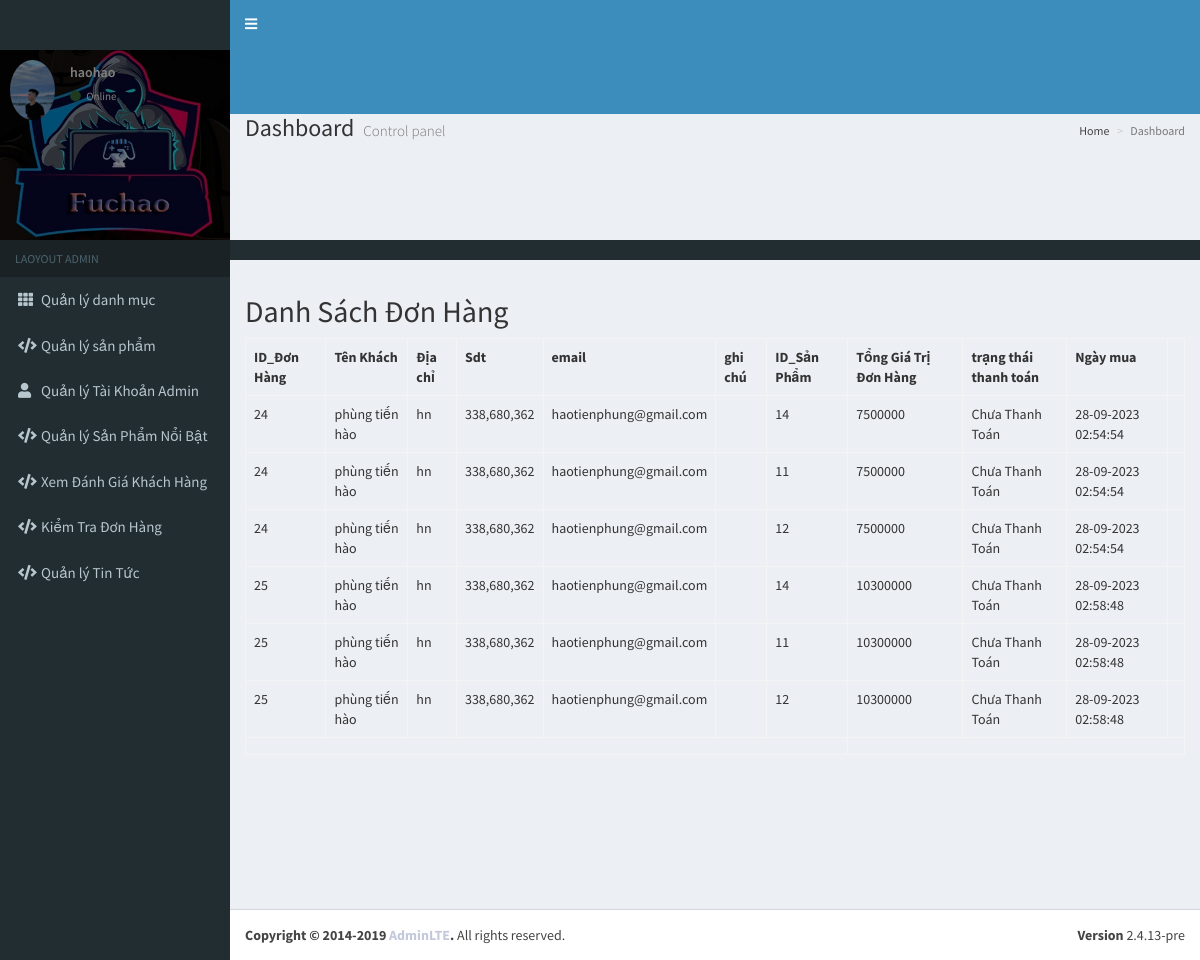
The page /Backend/index.php?controller=order&action=index (signed in) on the database its author committed.
### tables this page shows
CREATE TABLE `order_details` (
  `order_id` int(11) DEFAULT NULL,
  `product_id` int(150) DEFAULT NULL,
  `quantity` int(11) DEFAULT NULL
);

CREATE TABLE `orders` (
  `id` int(11) NOT NULL,
  `user_id` int(11) DEFAULT NULL,
  `fullname` varchar(255) DEFAULT NULL,
  `address` varchar(255) DEFAULT NULL,
  `mobile` int(11) DEFAULT NULL,
  `email` varchar(255) DEFAULT NULL,
  `note` text DEFAULT NULL,
  `price_total` int(11) DEFAULT NULL,
  `payment_status` tinyint(2) DEFAULT NULL,
  `created_at` timestamp NOT NULL DEFAULT current_timestamp(),
  `updated_at` datetime DEFAULT NULL
);

### Backend/controllers/Controller.php (called while the page is built, shortened)
<?php
class Controller
{
    public function render($file, $variables = []) {
        extract($variables);
        require $file;
        $render_view = ob_get_clean();
        return $render_view;
    }
}

### Backend/controllers/OrderController.php (called while the page is built, shortened)
<?php
require_once 'controllers/Controller.php';
require_once 'models/order.php';
class OrderController extends Controller
{
    public function index(){
        $order_model = new Order();
        $order = $order_model->getAll();
        $this->content = $this->render('views/order/index.php',[
            'order'=>$order,
        ]);
        require_once 'views/layouts/main.php';
    }
}

### Backend/index.php (called while the page is built, shortened)
<?php
$action = isset($_GET['action']) ? $_GET['action'] : 'index';
$object = new $controller();
$object->$action();
?>

### Backend/Models/Model.php (called while the page is built, shortened)
<?php
class Model {
    public function __construct() {
        try {
            $this->connection = new PDO(Database::DB_DSN, Database::DB_USERNAME, Database::DB_PASSWORD);
        } catch (PDOException $e) {
            die("Kết nối CSDL theo PDO thất bại: " . $e->getMessage());
        }
    }
}

### Backend/Models/order.php (called while the page is built, shortened)
<?php
require_once 'models/Model.php';
class Order extends Model
{
    public function getAll(){
        $obj_select = $this->connection
            ->prepare("SELECT * FROM orders JOIN order_details ORDER BY created_at ASC ");
        $arr_select = [];
        $obj_select->execute($arr_select);
        $order = $obj_select->fetchAll(PDO::FETCH_ASSOC);
        return $order;
    }
}

### Backend/helpers/Helper.php (called while the page is built, shortened)
<?php
class Helper
{
    public static function getpaymentStatusText($status = 0) {
        $status_text = '';
        switch ($status) {
            case self::STATUS_DISABLED:
                $status_text = self::STATUS_DISABLE_TEXT;
                break;
        }
        return $status_text;
    }
}

### Backend/views/order/index.php (the view, shortened to what this page needs)
<?php
require_once 'helpers/Helper.php';
?>
<h2>Danh Sách Đơn Hàng</h2>
<table class="table table-bordered">
    <tr>
        <th>ID_Đơn Hàng</th>
        <th>Tên Khách</th>
        <th>Địa chỉ</th>
        <th>Sdt</th>
        <th>email</th>
        <th>ghi chú</th>
        <th>ID_Sản Phẩm</th>
        <th>Tổng Giá Trị Đơn Hàng</th>
        <th>trạng thái thanh toán</th>
        <th>Ngày mua</th>
        <th></th>
    </tr>
    <?php if (!empty($order)): ?>
        <?php foreach ($order as $order): ?>
            <tr>
                <td><?php echo $order['id'] ?></td>
                <td><?php echo $order['fullname'] ?></td>
                <td><?php echo $order['address'] ?></td>
                <td><?php echo number_format($order['mobile']) ?></td>
                <td><?php echo $order['email'] ?></td>
                <td><?php echo $order['note'] ?></td>
                <td><?php echo $order['product_id']?></td>
                <td><?php echo $order['price_total'] ?></td>
                <td><?php echo Helper::getpaymentStatusText($order['payment_status']) ?></td>
                <td><?php echo date('d-m-Y H:i:s', strtotime($order['created_at'])) ?></td>
                <td>
                </td>
            </tr>
        <?php endforeach; ?>
        <tr>
            <td colspan="7"><?php ?></td>
        </tr>
    <?php else: ?>
        <tr>
            <td colspan="9">No data found</td>
        </tr>
    <?php endif; ?>
</table>

### rows shown on the page
order_details: order "24", order.fullname "phùng tiến hào", order.address "hn", order.mobile "338,680,362", order.email "haotienphung@gmail.com", product_id "14", order.price_total "7500000", order.payment_status "Chưa Thanh Toán", order.created_at "28-09-2023 02:54:54", orders.id "25", orders.fullname "phùng tiến hào", orders.address "hn", orders.mobile "338,680,362", orders.email "haotienphung@gmail.com", orders.price_total "10300000", orders.payment_status "Chưa Thanh Toán", orders.created_at "28-09-2023 02:58:48"
order_details: orders.id "24", orders.fullname "phùng tiến hào", orders.address "hn", orders.mobile "338,680,362", orders.email "haotienphung@gmail.com", product_id "11", orders.price_total "7500000", orders.payment_status "Chưa Thanh Toán", orders.created_at "28-09-2023 02:54:54", order "25", order.fullname "phùng tiến hào", order.address "hn", order.mobile "338,680,362", order.email "haotienphung@gmail.com", order.price_total "10300000", order.payment_status "Chưa Thanh Toán", order.created_at "28-09-2023 02:58:48"
order_details: orders.id "24", orders.fullname "phùng tiến hào", orders.address "hn", orders.mobile "338,680,362", orders.email "haotienphung@gmail.com", product_id "12", orders.price_total "7500000", orders.payment_status "Chưa Thanh Toán", orders.created_at "28-09-2023 02:54:54", order "25", order.fullname "phùng tiến hào", order.address "hn", order.mobile "338,680,362", order.email "haotienphung@gmail.com", order.price_total "10300000", order.payment_status "Chưa Thanh Toán", order.created_at "28-09-2023 02:58:48"

### other values the page prints
$username "haohao"
